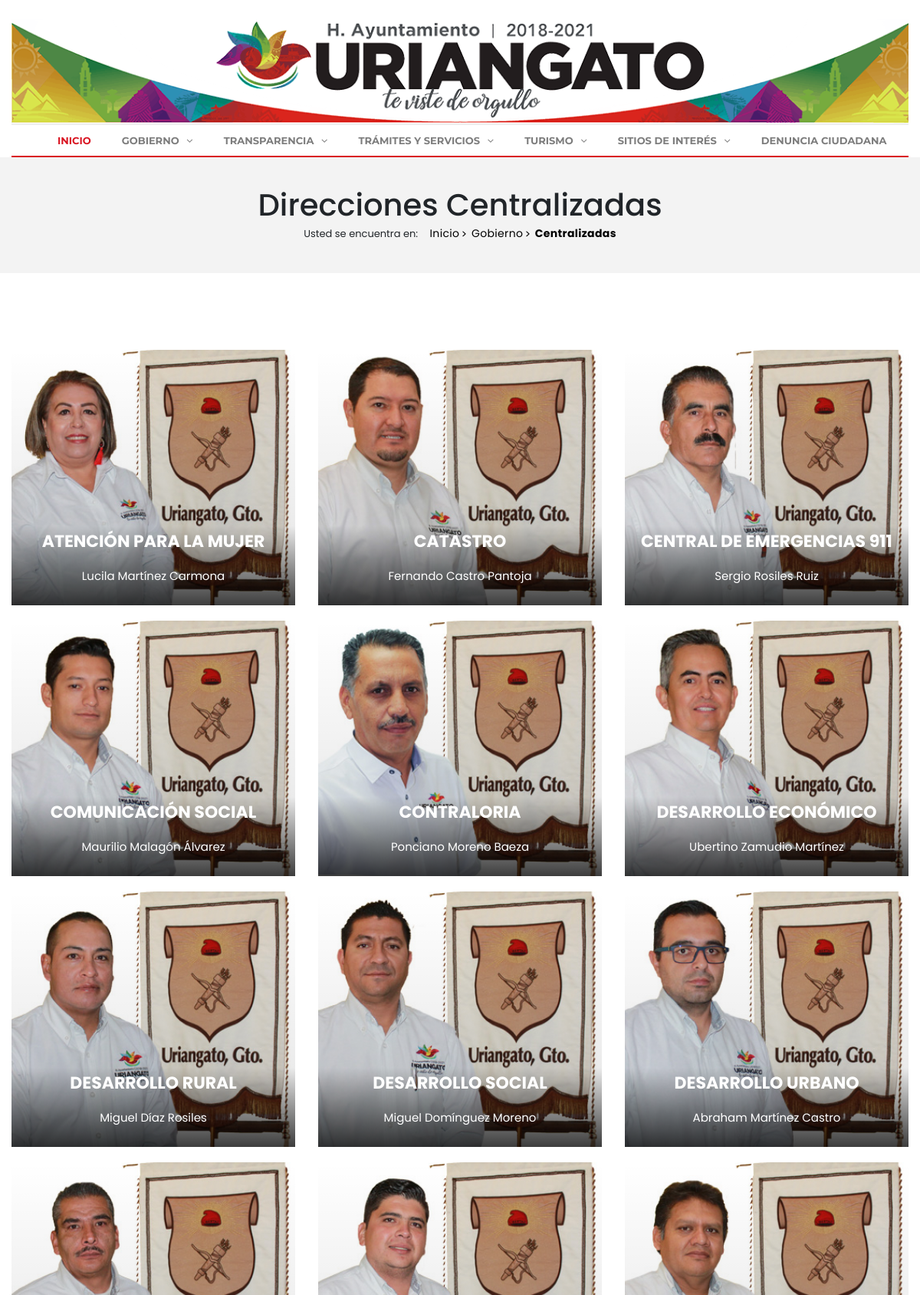
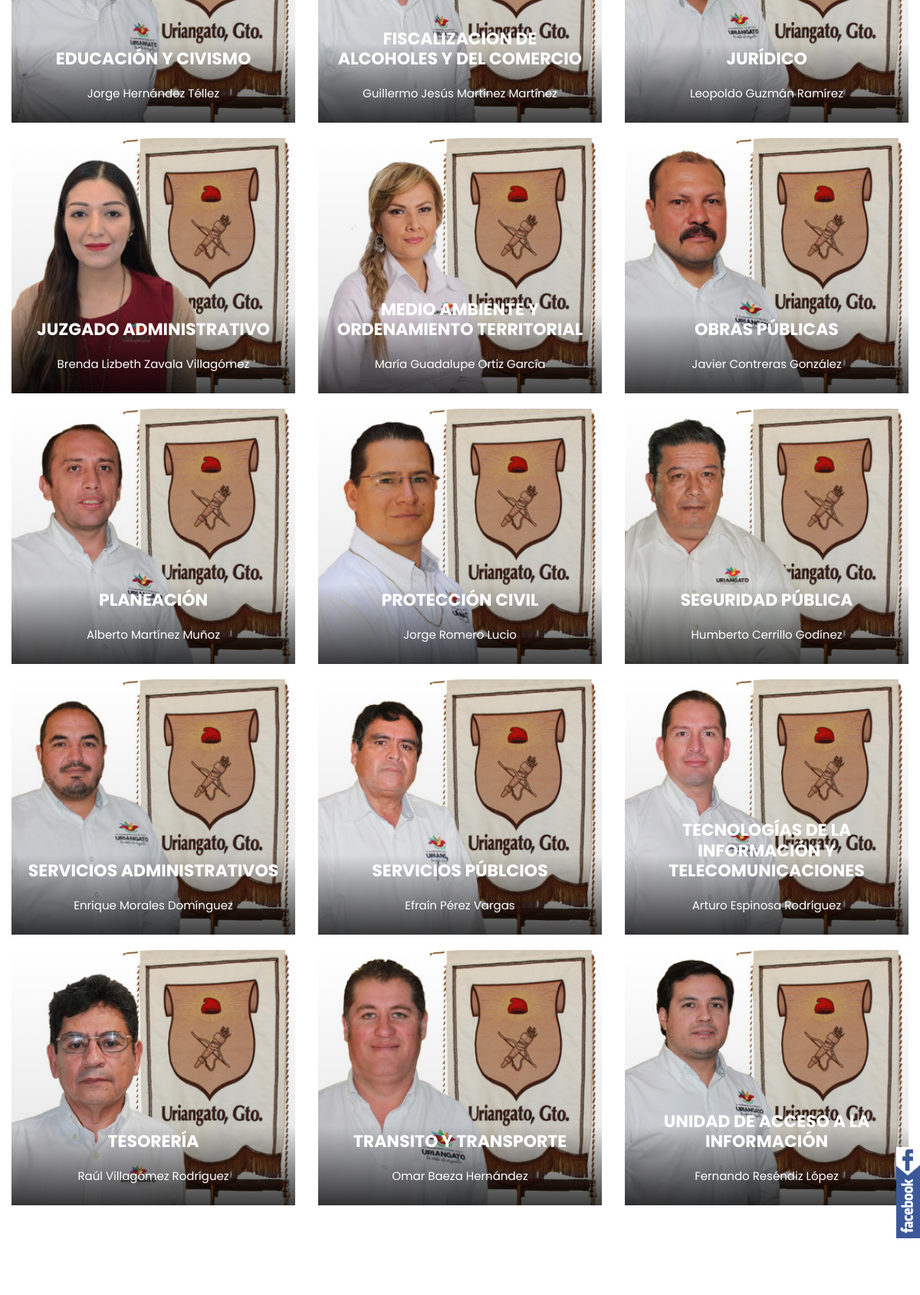
Screenshot of /centralizadas.php (upper part) with the database file from the repository (2 pictures, top to bottom).
### tables this page shows
CREATE TABLE `users` (
  `user_id` int(11) NOT NULL COMMENT 'auto incrementing user_id of each user, unique index',
  `firstname` varchar(100) NOT NULL,
  `lastname` varchar(100) NOT NULL,
  `user_password_hash` varchar(255) NOT NULL COMMENT 'user''s password in salted and hashed format',
  `user_email` varchar(64) NOT NULL COMMENT 'user''s email, unique',
  `image` varchar(150) NOT NULL,
  `is_admin` int(11) NOT NULL,
  `id_dep` int(11) NOT NULL,
  `extencion` varchar(30) DEFAULT NULL,
  `tel1` varchar(30) DEFAULT NULL,
  `tel2` varchar(30) DEFAULT NULL,
  `mision` text NOT NULL,
  `vision` text NOT NULL,
  `objetivo` text NOT NULL,
  `valores` text NOT NULL,
  `date_added` datetime NOT NULL
);

CREATE TABLE `dependencias` (
  `id_dep` int(11) UNSIGNED NOT NULL,
  `name` varchar(60) NOT NULL,
  `nivel` varchar(50) NOT NULL,
  `tramites` int(2) NOT NULL
);

### centralizadas.php (the view, shortened to what this page needs)
<?php
	require_once ("admin/config/conexion.php");
?>
<!DOCTYPE html>
<html xmlns="http://www.w3.org/1999/xhtml" lang="es">
    <head>
		<?php require_once('head.php')?>
        <link href="css/style-personas.css" rel="stylesheet">
    </head>
    <body>
        <div class="header_top_area">
            <div class="container">
                <div class="row">
                    <div class="col-lg-12">
                        <div class="top_header_middle">
                            <img src="img/encabezado_letras_ok.png" alt="" width="100%">
                        </div>
                    </div>
                </div>
            </div>
        </div>
        <header class="shop_header_area">
            <div class="container">
                <?php require_once('navbar.php')?>
            </div>
        </header>
        <section class="solid_banner_area">
            <div class="container">
                <div class="solid_banner_inner">
                    <h1>Direcciones Centralizadas</h1>
                    <ul>
						<li>Usted se encuentra en:</li>
                        <li><a href="index.php">Inicio</a></li>
						<li><a href="">Gobierno</a></li>
                        <li><a href="centralizadas.php"><strong>Centralizadas</strong></a></li>
                    </ul>
                </div>
            </div>
        </section>
        <section class="contact_area p_100">
            <div class="container mt-40">
				<div class="row mt-30">
					<?php
						$query=mysqli_query($con,"SELECT * FROM users u, dependencias d WHERE u.id_dep=d.id_dep AND d.nivel='2' ORDER BY d.name ASC");
						while($row=mysqli_fetch_array($query)){
					?>
					<div class="col-lg-4 col-md-4 col-xs-6" style="margin-bottom:20px;">
						<div class="box16">
							<img class="img-fluid" src="admin/images/profiles/<?php echo $row['image']; ?>">
							<div class="box-content">
								<h3 class="title"><?php echo $row['name']; ?></h3>
								<span class="post"><?php echo $row['firstname'].' '.$row['lastname']; ?></span>
								<br>
							</div>
						</div>
					</div>
					<?php
						} ?>
				</div>
            </div>
        </section>
    </body>
</html>

### css/style-personas.css (style rules this page uses)
.box16 { text-align:center;color:#fff;position:relative }
.box16 .box-content,.box16:after { width:100%;position:absolute;left:0 }
.box16:after { content:"";height:100%;background:linear-gradient(to bottom,rgba(0,0,0,0) 0,rgba(0,0,0,.08) 69%,rgba(0,0,0,.76) 100%);top:0;transition:all .5s ease 0s }
.box16 .post,.box16 .title { transform:translateY(145px);transition:all .4s cubic-bezier(.13,.62,.81,.91) 0s }
.box16 img { width:100%;height:auto }
.box16 .box-content { padding:20px;margin-bottom:20px;bottom:0;z-index:1 }
.box16 .title { font-size:22px;font-weight:700;text-transform:uppercase;margin:0 0 10px }
.box16 .post { display:block;padding:8px 0;font-size:15px }

### rows the page displays
users: image (picture), id_dep.name "ATENCIÓN PARA LA MUJER", firstname "Lucila", lastname "Martí­nez Carmona"
users: image (picture), id_dep.name "CATASTRO", firstname "Fernando", lastname "Castro Pantoja"
users: image (picture), id_dep.name "CENTRAL DE EMERGENCIAS 911", firstname "Sergio", lastname "Rosiles Ruiz"
users: image (picture), id_dep.name "COMUNICACIÓN SOCIAL", firstname "Maurilio", lastname "Malagón Álvarez"
users: image (picture), id_dep.name "CONTRALORIA", firstname "Ponciano", lastname "Moreno Baeza"
users: image (picture), id_dep.name "DESARROLLO ECONÓMICO", firstname "Ubertino", lastname "Zamudio Martínez"
users: image (picture), id_dep.name "DESARROLLO RURAL", firstname "Miguel", lastname "Díaz Rosiles"
users: image (picture), id_dep.name "DESARROLLO SOCIAL", firstname "Miguel", lastname "Domínguez Moreno"
users: image (picture), id_dep.name "DESARROLLO URBANO", firstname "Abraham", lastname "Martínez Castro"
users: image (picture), id_dep.name "EDUCACIÓN Y CIVISMO", firstname "Jorge", lastname "Hernández Téllez"
users: image (picture), id_dep.name "FISCALIZACION DE ALCOHOLES Y DEL COMERCIO", firstname "Guillermo Jesús", lastname "Martínez Martínez"
users: image (picture), id_dep.name "JURÍDICO", firstname "Leopoldo", lastname "Guzmán Ramí­rez"
users: image (picture), id_dep.name "JUZGADO ADMINISTRATIVO", firstname "Brenda Lizbeth", lastname "Zavala Villagómez"
users: image (picture), id_dep.name "MEDIO AMBIENTE Y ORDENAMIENTO TERRITORIAL", firstname "María Guadalupe", lastname "Ortiz García"
users: image (picture), id_dep.name "OBRAS PÚBLICAS", firstname "Javier", lastname "Contreras González"
users: image (picture), id_dep.name "PLANEACIÓN", firstname "Alberto", lastname "Martínez Muñoz"
users: image (picture), id_dep.name "PROTECCIÓN CIVIL", firstname "Jorge", lastname "Romero Lucio"
users: image (picture), id_dep.name "SEGURIDAD PÚBLICA", firstname "Humberto", lastname "Cerrillo Godínez"
users: image (picture), id_dep.name "SERVICIOS ADMINISTRATIVOS", firstname "Enrique", lastname "Morales Domínguez"
users: image (picture), id_dep.name "SERVICIOS PÚBLCIOS", firstname "Efraín", lastname "Pérez Vargas"
users: image (picture), id_dep.name "TECNOLOGÍAS DE LA INFORMACIÓN Y TELECOMUNICACIONES", firstname "Arturo", lastname "Espinosa Rodríguez"
users: image (picture), id_dep.name "TESORERÍA", firstname "Raúl", lastname "Villagómez Rodríguez"
users: image (picture), id_dep.name "TRANSITO Y TRANSPORTE", firstname "Omar", lastname "Baeza Hernández"
users: image (picture), id_dep.name "UNIDAD DE ACCESO A LA INFORMACIÓN", firstname "Fernando", lastname "Reséndiz López"
